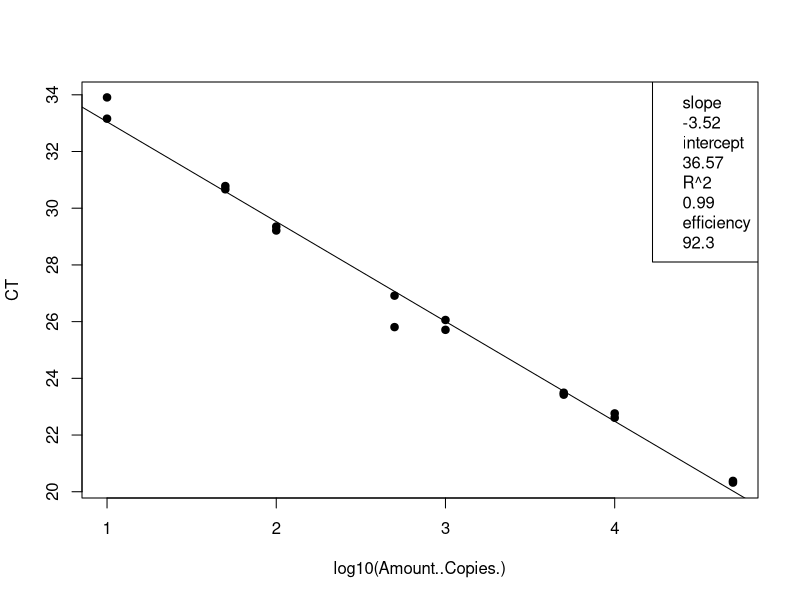
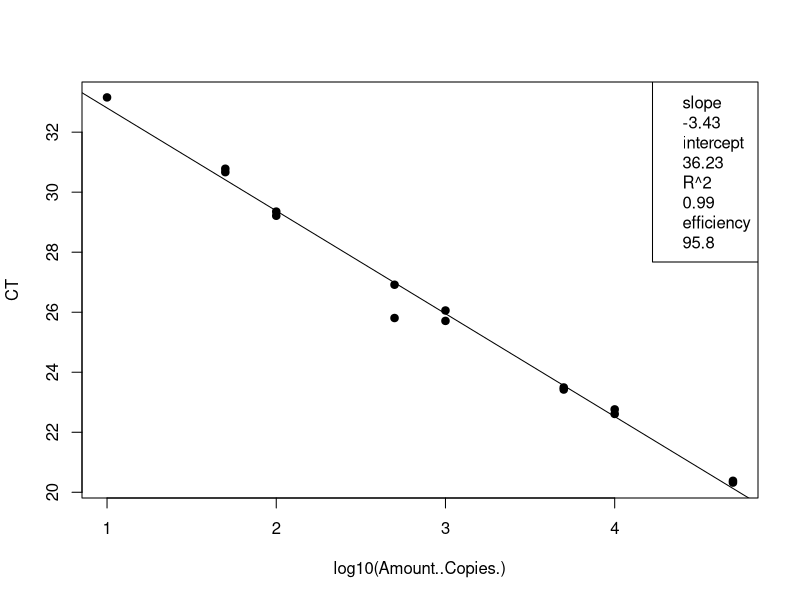
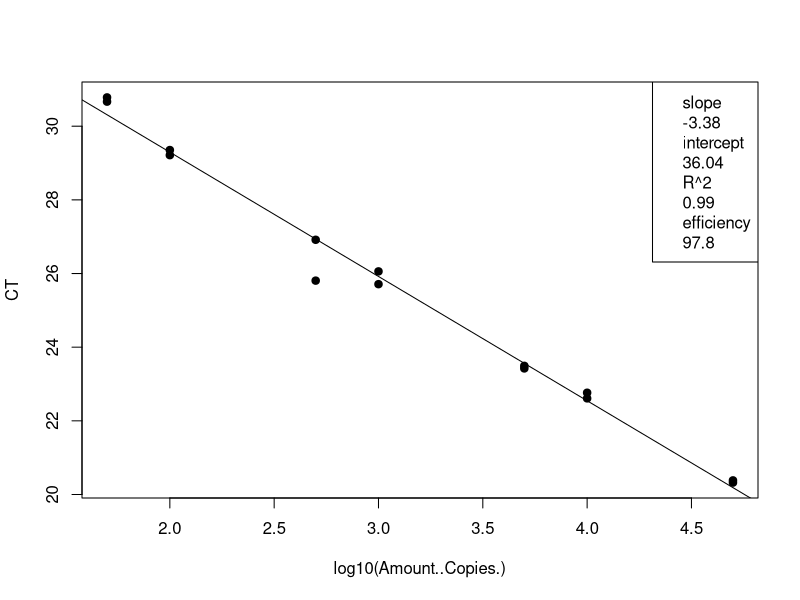

These figures' R source, in order: (Note: this script raises an error after producing the figures.)
## ---- chunk 1
knitr::opts_chunk$set(echo = TRUE)

## ---- chunk 2
# load the data (note data file must be in this repository)
data <- read.csv("Plate1_E.coli_qPCRConversion.csv")
View(data)

# clean up the data file (there is some stuff at the bottom and extra blank rows)
#data <- data[-92:-93,] # This removes rows 92-95
View(data)

# assign to the correct data class #warning message about NAs is OK
class(data$CT) # check the data class type
data$CT <- as.numeric(as.character(data$CT)) # change to numeric
data$Amount..Copies. <- as.numeric(as.character(data$Amount..Copies.)) # change to numeric
## ---- chunk 3
# linear regression of standard curve
standards = data[1:16,]
standardCurve <- lm(CT ~ log10(Amount..Copies.), data = standards)
  
standardCurvePlot <- plot(CT ~ log10(Amount..Copies.), data = standards, pch=19) 
abline(coef(standardCurve)) 
legend("topright", legend=c(paste= "slope", round(standardCurve$coefficients[2], 2), 
                            paste= "intercept", round(standardCurve$coefficients[1], 2), 
                            paste= "R^2", round(summary(standardCurve)$r.squared, 2),
                            paste = "efficiency", round((10^(-1/standardCurve$coefficients[2])-1)*100, 1)))
## ---- chunk 4
# remove standards that sucked and redo analysis NOT NEEDED 21 Jan 2020
standards <- standards[-15,-16,] # uncomment this line and change which rows to remove

standardCurve <- lm(CT ~ log10(Amount..Copies.), data = standards)

standardCurvePlot <- plot(CT ~ log10(Amount..Copies.), data = standards, pch=19)
abline(coef(standardCurve))
col = "blue"
legend("topright", legend=c(paste= "slope", round(standardCurve$coefficients[2], 2),
                            paste= "intercept", round(standardCurve$coefficients[1], 2),
                            paste= "R^2", round(summary(standardCurve)$r.squared, 2),
                            paste = "efficiency", round((10^(-1/standardCurve$coefficients[2])-1)*100, 1)))
## ---- chunk 5
standards <- standards[-15:-16,] # uncomment this line and change which rows to remove
standardCurve <- lm(CT ~ log10(Amount..Copies.), data = standards)

standardCurvePlot <- plot(CT ~ log10(Amount..Copies.), data = standards, pch=19)
abline(coef(standardCurve))
col = "blue"
legend("topright", legend=c(paste= "slope", round(standardCurve$coefficients[2], 2),
                            paste= "intercept", round(standardCurve$coefficients[1], 2),
                            paste= "R^2", round(summary(standardCurve)$r.squared, 2),
                            paste = "efficiency", round((10^(-1/standardCurve$coefficients[2])-1)*100, 1)))

unknowns = unknowns[1:72,]
standardCurve <- lm(CT ~ log10(copies.well), data = unknowns)

standardCurvePlot <- points(CT ~ log10(copies.well), data = unknowns, pch=19, col = "blue")


#abline(coef(standardCurve))
#legend("topright", legend=c(paste= "slope", round(standardCurve$coefficients[2], 2),
                            #paste= "intercept", round(standardCurve$coefficients[1], 2),
                            #paste= "R^2", round(summary(standardCurve)$r.squared, 2),
                            #paste = "efficiency", round((10^(-1/standardCurve$coefficients[2])-1)*100, 1)))
## ---- chunk 6
# data set of unknowns including info on standard curve
#unknowns = subset(data, Name == "UNKNOWN")
unknowns = data[17:88,]
#unknowns <- unknowns[-1:-3,] # uncomment this line and change which rows to remove if these samples were outside of the standard curve

# add new columns to the data table
unknowns$plate_num = 1 #change to the actual plate number
unknowns$standard_slope = standardCurve$coefficients[2]
unknowns$standard_intercept = standardCurve$coefficients[1]
unknowns$R2 = summary(standardCurve)$r.squared
unknowns$efficiency =  (10^(-1/standardCurve$coefficients[2])-1)*100
  
# add a new column that interpolates copies/well from Ct for the unknowns
unknowns$log.copies.well = ((unknowns$CT - standardCurve$coefficients[1])/standardCurve$coefficients[2])
unknowns$copies.well = 10^unknowns$log.copies.well

# copies/ul extract accounting for dilution factor
vol.well = 3 #qPCR template volume in ul
unknowns$vol.well = vol.well
unknowns$copies.ul = ((unknowns$copies.well/vol.well)*unknowns$DilutionFactor)

# copies/extraction
vol.elution = 110 #DNA extraction elution volume in ul
unknowns$vol.elution = vol.elution
unknowns$copies.extraction = (unknowns$copies.ul*vol.elution)

# copies/ml #Volume is volume of sample filtered in mL
unknowns$copies.ml = (unknowns$copies.extraction/unknowns$Volume)


## ---- chunk 7
# make a plot that compares the diluted to undiluted replicates for each sample including dilution factor
library("ggplot2")
unknowns$SampleIDNum <- as.numeric(as.character(unknowns$SampleIDNum)) # change to numeric
replicates = unknowns[1:71,]
replicates <- replicates[-18,] # This removes rows (B11)
replicates <- replicates[-32,] # This removes rows (D8)
replicates <- replicates[-55,] # This removes rows (G5)
qplot(SampleIDNum,copies.ml, data=replicates)
## ---- chunk 8
# write csv file
write.csv(unknowns, file = "Plate1_E.coli_ConvertedData.csv", row.names=FALSE, na="")

# average the replicates (if not strongly inhibited) and make a new file
averaged = unknowns[1:72,]
averaged$averaged <- tapply(unknowns$copies.ml, unknowns$SampleIDNum, mean)
write.csv(averaged, file = "Plate1_E.coli_Averaged.csv", row.names=FALSE, na="")
